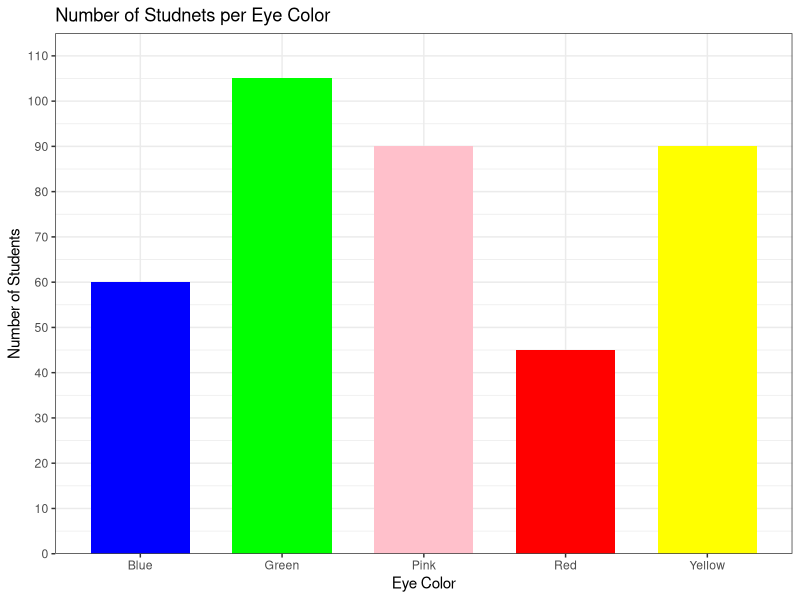
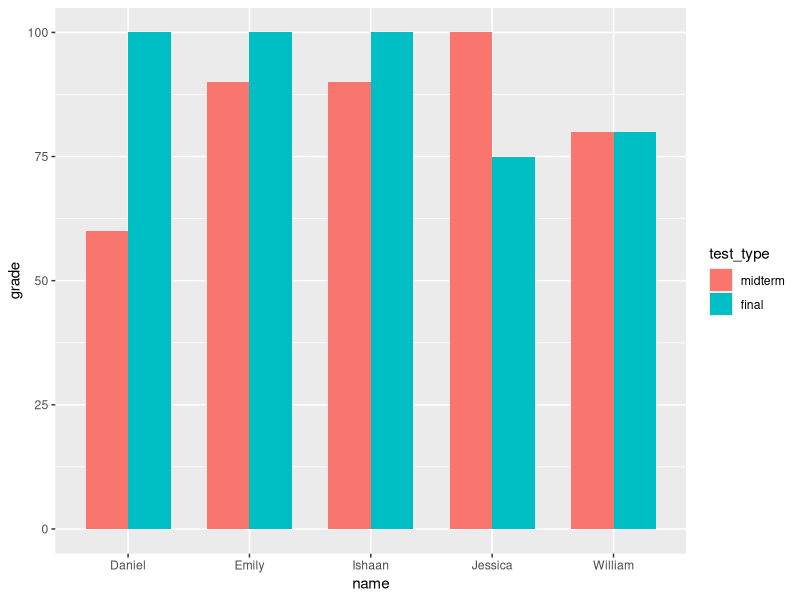
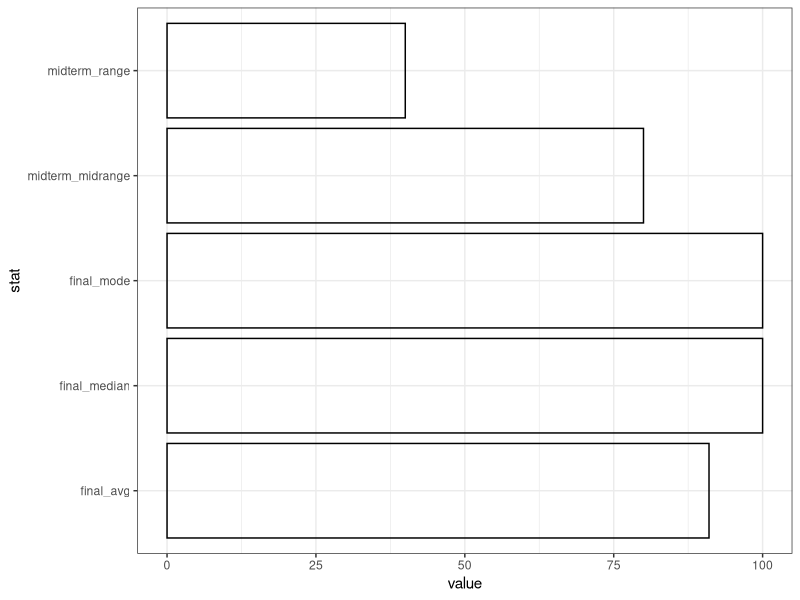
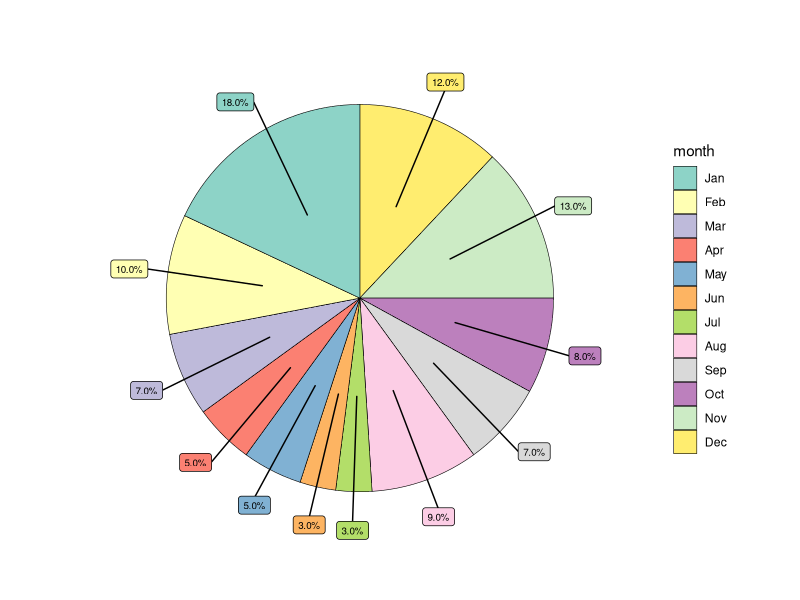

Source code (R) for these figures, in order:
## ---- chunk 1
graphics.off()
rm(list = ls())
library(patchwork)
library(tidyverse)
## ---- chunk 2
d <- tibble(
  color = c("Blue", "Green", "Red", "Yellow", "Pink"),
  n = c(60, 105, 45, 90, 90)
)

ggplot(d, aes(x=color, y=n))+
  geom_col(width = 0.7, fill = d$color) +
  scale_y_continuous(limits = c(0, max(d$n)+10),
                     breaks = seq(from=0, to=max(d$n)+10, by = 10),
                     expand = c(0,0))+
  theme_bw() +
  labs(x="Eye Color",y="Number of Students", title = "Number of Studnets per Eye Color")
## ---- chunk 3

get_mode <- function(x) {
  ux <- unique(x)
  ux[which.max(tabulate(match(x, ux)))]
}

d <- tibble(
  name = c("Ishaan", "Emily", "Daniel", "Jessica", "William"),
  midterm = c(90, 90, 60, 100, 80),
  final = c(100, 100, 100, 75, 80)
  )
d_long <- d |> 
  pivot_longer(
    cols = c(midterm, final),
    values_to = "grade",
    names_to = "test_type"
  ) |> 
  mutate(test_type = factor(test_type, levels = c("midterm", "final")))

ggplot(d_long, aes(x = name, y = grade, fill = test_type))+
  geom_col(width = 0.7, position = position_dodge(width = 0.7))

summary <- d |> 
  summarise(final_median = median(final),
            midterm_midrange = (max(midterm) + min(midterm))/2,
            final_avg = mean(final),
            final_mode = get_mode(final),
            midterm_range = max(midterm)-min(midterm))
summary <- summary |> 
  pivot_longer(cols = names(summary),
               names_to = "stat",
               values_to = "value")
summary
ggplot(summary, aes(y=stat, x=value)) +
  geom_col(color = "black", alpha=0) +
  theme_bw()

## ---- chunk 4

library(ggrepel)

months <- c("Jan", "Feb", "Mar", "Apr", "May", "Jun", "Jul", "Aug", "Sep", "Oct", "Nov", "Dec")
months <- factor(months, levels = months)

s <- tibble(
  month = months,
  percent_sales = c(0.18, 0.1, 0.07, 0.05, 0.05, 0.03, 0.03, 0.09, 0.07, 0.08, 0.13, 0.12)
) |> 
  arrange(desc(month)) |> 
  mutate(cumsum = cumsum(percent_sales),
         pos = cumsum - percent_sales/2,
         label = scales::percent(percent_sales))
s |> 
  ggplot(aes(x="", y=percent_sales, fill = month)) +
  geom_col(width=1, color="black", linewidth = 0.2) +
  coord_polar(theta = "y") +
  scale_fill_brewer(palette = "Set3") +
  geom_label_repel(aes(y = pos, label = label),
                   size = 2.5,
                   nudge_x = 0.7,
                   show.legend = FALSE) +
  theme_minimal() +
  theme(axis.line = element_blank(),
        axis.title = element_blank(),
        axis.text = element_blank(),
        axis.ticks = element_blank(),
        panel.grid = element_blank())
## ---- chunk 5

a11 <- 14
a21 <- 30 - 14
a12 <- 26 - 14
a22 <- 60 - 26 - a21

two_way_matrix <- matrix(c(a11, a12, a21, a22), nrow = 2, byrow = TRUE)
two_way_table <- as.table(two_way_matrix)
dimnames(two_way_table) <- list('Duration of Cold' = c('longer than 7 days', 'shorter than 7 days'),
                                'Medicine' = c('Received', 'Not Received'))
print(two_way_table)

## ---- chunk 6
round((41/44)*100, digits = 2)
x <- 75/0.3
x
